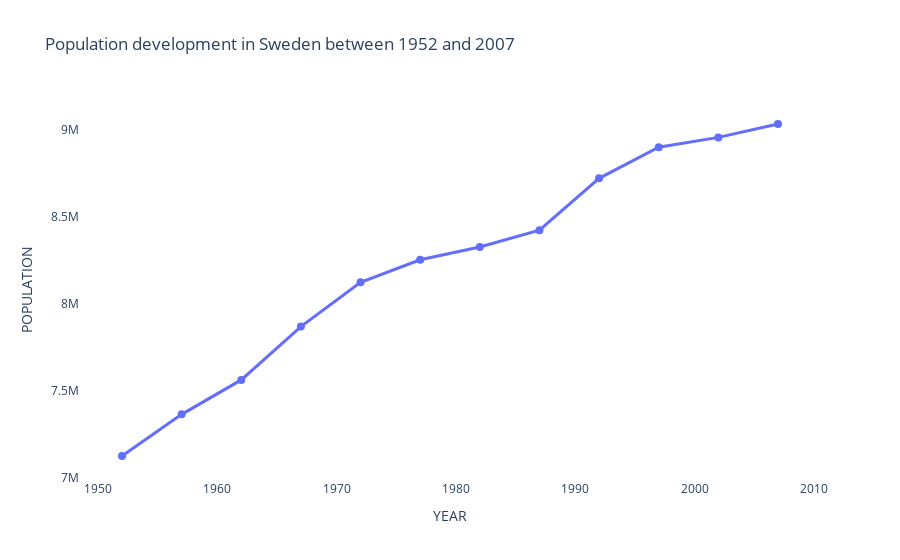

Notebook code for this chart:
### Markdown cell above
## Line chart

### Code cell
fig = px.line(sweden, x="year", y="pop", title=f"Population development in Sweden between {sweden["year"].min()} and {sweden["year"].max()}", 
              labels=dict(year = "YEAR", pop= "POPULATION"), markers=True)

fig.update_traces(line=dict(width=3), marker=dict(symbol="circle", size=8))

fig.update_layout(paper_bgcolor = "white", plot_bgcolor = "white")

fig.show()

### Figure 1 — Plotly figure (JSON) as saved in the notebook; plotly's stock layout.template omitted (floating-point values rounded to 4 significant figures)
{"data": [{"hovertemplate": "YEAR=%{x}<br>POPULATION=%{y}<extra></extra>", "legendgroup": "", "line": {"color": "#636efa", "dash": "solid", "width": 3}, "marker": {"size": 8, "symbol": "circle"}, "mode": "lines+markers", "name": "", "orientation": "v", "showlegend": false, "type": "scatter", "x": [1952, 1957, 1962, 1967, 1972, 1977, 1982, 1987, 1992, 1997, 2002, 2007], "xaxis": "x", "y": [7124673, 7363802, 7561588, 7867931, 8122293, 8251648, 8325260, 8421403, 8718867, 8897619, 8954175, 9031088], "yaxis": "y"}], "layout": {"legend": {"tracegroupgap": 0}, "paper_bgcolor": "white", "plot_bgcolor": "white", "title": {"text": "Population development in Sweden between 1952 and 2007"}, "xaxis": {"anchor": "y", "domain": [0, 1], "title": {"text": "YEAR"}}, "yaxis": {"anchor": "x", "domain": [0, 1], "title": {"text": "POPULATION"}}}}
